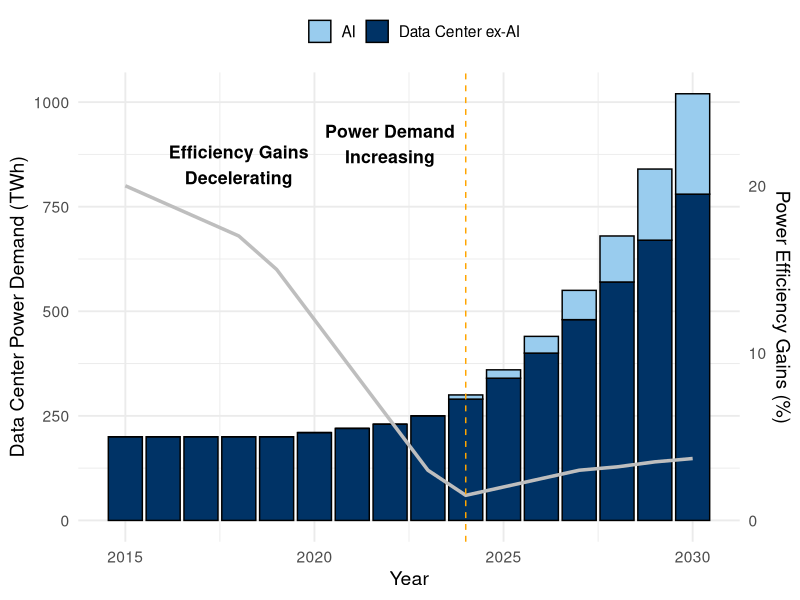

Generate this figure with R:
## ---- chunk 1
#| label: fig-ai-data-center-demand
#| fig-cap: "Projected Data Center and AI Power Demand with Power Efficiency Gains (2015–2030). Source: Masanet et al. (2020), Cisco, IEA, Goldman Sachs Global Investment Research."
#| fig-align: center
#| echo: false
#| message: false
#| warning: false

library(ggplot2)
library(dplyr)

data <- data.frame(
  Year = rep(2015:2030, 2),
  Demand = c(200, 200, 200, 200, 200, 210, 220, 230, 250, 290, 340, 400, 480, 570, 670, 780,
             0, 0, 0, 0, 0, 0, 0, 0, 0, 10, 20, 40, 70, 110, 170, 240),
  Type = rep(c("Data Center ex-AI", "AI"), each = 16),
  Efficiency_Gains = c(20, 19, 18, 17, 15, 12, 9, 6, 3, 1.5, 2, 2.5, 3, 3.2, 3.5, 3.7)
)

efficiency <- data.frame(
  Year = 2015:2030,
  Efficiency_Gains = c(20, 19, 18, 17, 15, 12, 9, 6, 3, 1.5, 2, 2.5, 3, 3.2, 3.5, 3.7)
)

ggplot() +
  geom_bar(data = data, aes(x = Year, y = Demand, fill = Type),
           stat = "identity", position = "stack", color = "black") +
  scale_fill_manual(values = c("Data Center ex-AI" = "#003366", "AI" = "#99ccee")) +
  geom_line(data = efficiency, aes(x = Year, y = Efficiency_Gains * 40),
            linewidth = 1.2, color = "gray") +
  scale_y_continuous(
    name = "Data Center Power Demand (TWh)",
    sec.axis = sec_axis(~./40, name = "Power Efficiency Gains (%)")
  ) +
  geom_vline(xintercept = 2024, linetype = "dashed", color = "orange") +
  annotate("text", x = 2022, y = 900, label = "Power Demand\nIncreasing", size = 4.5, fontface = "bold") +
  annotate("text", x = 2018, y = 850, label = "Efficiency Gains\nDecelerating", size = 4.5, fontface = "bold") +
  theme_minimal(base_size = 14) +
  theme(legend.position = "top") +
  labs(fill = "", x = "Year")

